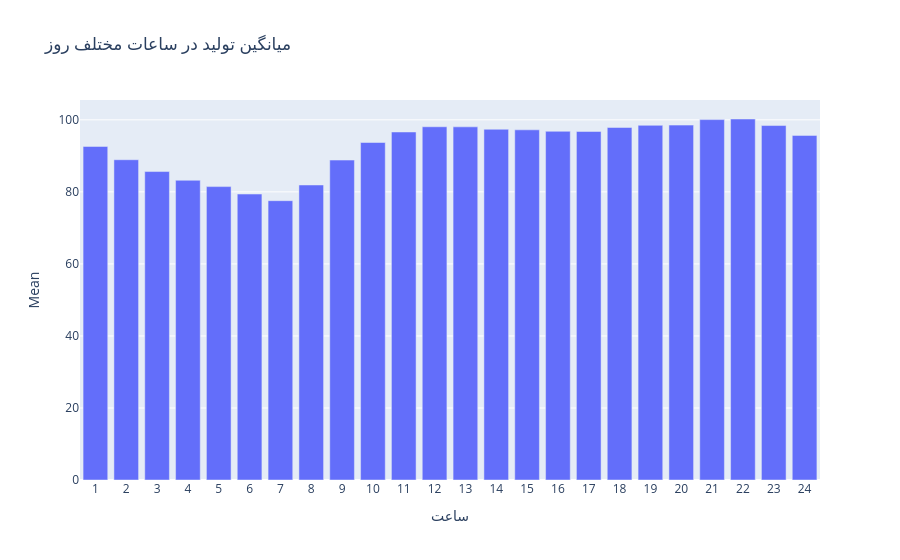

Notebook code for this chart:
### Code cell
import pandas as pd
import numpy as np

def calculate_hourly_statistic(df, hour, statistic='mean'):
    """
    محاسبه آمارههای مختلف برای یک ساعت خاص از روز، فارغ از تاریخ
    
    Parameters:
    -----------
    df : DataFrame
        دیتافریم حاوی دادهها
    hour : int
        ساعت مورد نظر (0-23)
    statistic : str
        نوع آماره مورد نظر:
        - 'mean': میانگین
        - 'median': میانه
        - 'std': انحراف معیار
        - 'var': واریانس
        - 'sum': مجموع
        - 'min': حداقل
        - 'max': حداکثر
        - 'count': تعداد
        
    Returns:
    --------
    float : مقدار آماره محاسبه شده
    """
    
    # اطمینان از تبدیل ستون date به datetime
    if not pd.api.types.is_datetime64_any_dtype(df['date']):
        df = df.copy()
        df['date'] = pd.to_datetime(df['date'])
    
    # استخراج ساعت از تاریخ
    if 'hour' not in df.columns:
        df = df.copy()
        df['hour'] = df['date'].dt.hour
    
    # فیلتر کردن دادههای ساعت مورد نظر
    df_hour = df[df['hour'] == hour]
    
    if df_hour.empty:
        return np.nan
    
    # محاسبه آماره مورد نظر
    statistic_functions = {
        'mean': lambda x: x['generation'].mean(),
        'median': lambda x: x['generation'].median(),
        'std': lambda x: x['generation'].std(),
        'var': lambda x: x['generation'].var(),
        'sum': lambda x: x['generation'].sum(),
        'min': lambda x: x['generation'].min(),
        'max': lambda x: x['generation'].max(),
        'count': lambda x: x['generation'].count()
    }
    
    if statistic in statistic_functions:
        return statistic_functions[statistic](df_hour)
    else:
        raise ValueError(f"آماره '{statistic}' پشتیبانی نمیشود. گزینههای معتبر: {list(statistic_functions.keys())}")


# تابع پیشرفتهتر برای تحلیل همه ساعات
def analyze_all_hours(df, statistic='mean', include_hour_column=True):
    """
    محاسبه آماره برای تمام ساعات روز
    
    Parameters:
    -----------
    df : DataFrame
        دیتافریم حاوی دادهها
    statistic : str
        نوع آماره مورد نظر
    include_hour_column : bool
        آیا ستون hour به خروجی اضافه شود؟
        
    Returns:
    --------
    DataFrame : نتایج برای تمام ساعات
    """
    
    # اطمینان از وجود ستون hour
    if 'hour' not in df.columns:
        df = df.copy()
        df['hour'] = pd.to_datetime(df['date']).dt.hour
    
    # گروهبندی بر اساس ساعت و محاسبه آماره
    if statistic == 'mean':
        result = df.groupby('hour')['generation'].mean().reset_index()
    elif statistic == 'median':
        result = df.groupby('hour')['generation'].median().reset_index()
    elif statistic == 'std':
        result = df.groupby('hour')['generation'].std().reset_index()
    elif statistic == 'var':
        result = df.groupby('hour')['generation'].var().reset_index()
    elif statistic == 'sum':
        result = df.groupby('hour')['generation'].sum().reset_index()
    elif statistic == 'min':
        result = df.groupby('hour')['generation'].min().reset_index()
    elif statistic == 'max':
        result = df.groupby('hour')['generation'].max().reset_index()
    elif statistic == 'count':
        result = df.groupby('hour')['generation'].count().reset_index()
    else:
        raise ValueError(f"آماره '{statistic}' پشتیبانی نمیشود.")
    
    # تغییر نام ستون به آماره محاسبه شده
    result = result.rename(columns={'generation': statistic})
    
    if not include_hour_column:
        result = result.drop('hour', axis=1)
    
    return result


# تابع برای ایجاد نمودار
def plot_hourly_statistic(df, statistic='mean', title=None):
    """
    رسم نمودار آماره برای ساعات مختلف روز
    """
    import plotly.express as px
    
    # محاسبه آماره برای تمام ساعات
    df_stats = analyze_all_hours(df, statistic=statistic)
    
    # ایجاد عنوان پیشفرض
    if title is None:
        titles = {
            'mean': 'میانگین تولید در ساعات مختلف روز',
            'median': 'میانه تولید در ساعات مختلف روز',
            'std': 'انحراف معیار تولید در ساعات مختلف روز',
            'var': 'واریانس تولید در ساعات مختلف روز',
            'sum': 'مجموع تولید در ساعات مختلف روز',
            'min': 'حداقل تولید در ساعات مختلف روز',
            'max': 'حداکثر تولید در ساعات مختلف روز',
            'count': 'تعداد دادهها در ساعات مختلف روز'
        }
        title = titles.get(statistic, f'{statistic} تولید در ساعات مختلف روز')
    
    # ایجاد نمودار
    fig = px.bar(df_stats, x='hour', y=statistic,
                 title=title,
                 labels={'hour': 'ساعت', statistic: statistic.capitalize()},
                 hover_data=['hour', statistic])
    
    fig.update_layout(xaxis=dict(tickmode='linear', dtick=1))
    
    return fig


# مثال استفاده:
if __name__ == "__main__":
    # فرض میکنیم df دیتافریم شماست
    # 1. محاسبه میانگین برای ساعت 14
    mean_14 = calculate_hourly_statistic(df, hour=14, statistic='mean')
    print(f"میانگین تولید در ساعت 14: {mean_14}")
    
    # 2. محاسبه واریانس برای ساعت 8
    var_8 = calculate_hourly_statistic(df, hour=8, statistic='var')
    print(f"واریانس تولید در ساعت 8: {var_8}")
    
    # 3. تحلیل کامل تمام ساعات
    hourly_means = analyze_all_hours(df, statistic='mean')
    print("میانگین تولید برای تمام ساعات:")
    print(hourly_means)
    
    # 4. رسم نمودار
    fig = plot_hourly_statistic(df, statistic='mean')
    fig.show()

### Figure 1 — Plotly figure (JSON) as saved in the notebook; plotly's stock layout.template omitted (floating-point values rounded to 4 significant figures)
{"data": [{"hovertemplate": "ساعت=%{x}<br>Mean=%{y}<extra></extra>", "legendgroup": "", "marker": {"color": "#636efa", "pattern": {"shape": ""}}, "name": "", "orientation": "v", "showlegend": false, "textposition": "auto", "type": "bar", "x": [1, 2, 3, 4, 5, 6, 7, 8, 9, 10, 11, 12, 13, 14, 15, 16, 17, 18, 19, 20, 21, 22, 23, 24], "xaxis": "x", "y": [92.62, 88.93, 85.64, 83.22, 81.46, 79.4, 77.55, 81.91, 88.83, 93.71, 96.63, 98.08, 98.05, 97.38, 97.23, 96.82, 96.77, 97.88, 98.48, 98.53, 100.1, 100.2, 98.42, 95.68], "yaxis": "y"}], "layout": {"barmode": "relative", "legend": {"tracegroupgap": 0}, "title": {"text": "میانگین تولید در ساعات مختلف روز"}, "xaxis": {"anchor": "y", "domain": [0, 1], "dtick": 1, "tickmode": "linear", "title": {"text": "ساعت"}}, "yaxis": {"anchor": "x", "domain": [0, 1], "title": {"text": "Mean"}}}}
